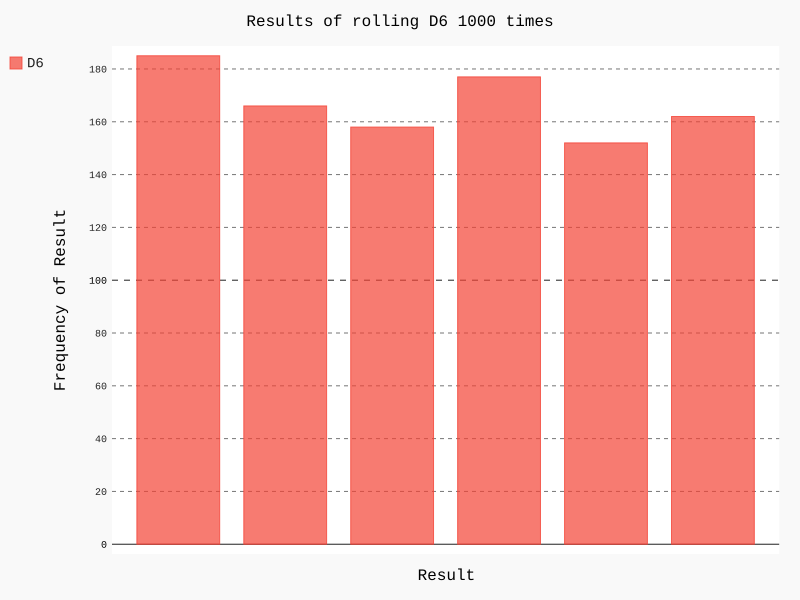

Here is the Python script that generated this plot:
''' 使用Pygal去创建图表,要了解Pypal可以创建什么样的图表,访问http://www.pypal.org
    单击Documentation,再单击Chart types,会有示例
'''

from die import Die
import pygal

die = Die()
results = []

for roll_num in range(1000):
    result = die.roll()
    results.append(result)

frequencies = []
for value in range(1,die.num_sides+1):
    frequency = results.count(value)
    frequencies.append(frequency)

hist = pygal.Bar() # Bar是直方图类型
hist.title = "Results of rolling D6 1000 times" #设置直方图题目
hist.x_title = "Result" # 设置直方图x轴标题
hist.y_title = "Frequency of Result" # 设置直方图y轴标题
hist.add('D6',frequencies) # 将标签和数据传入
hist.render_to_file('die_visual.svg') # 将直方图进行渲染成svg格式
